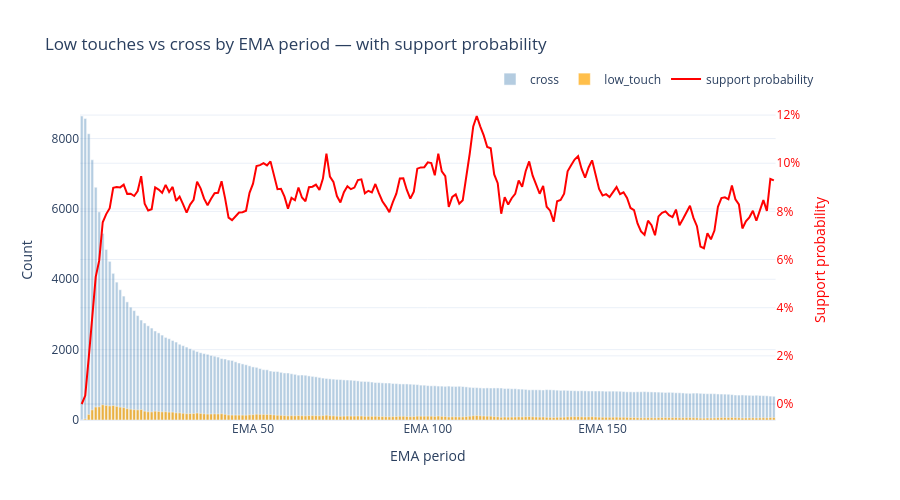

The code cell stored with this chart in its notebook:
### Markdown cell above
Visualization of how often each EMA was touched vs crossed by candle Lows, plus their ratio.

Plots low_touch and cross as overlapping bars across all EMA periods, \
with the touch/cross ratio drawn as a red line on a secondary axis. \
Allows to see raw activity and the resistance ratio on one chart.

Result: a dual-axis chart
- bars for the raw counts
- a red line for the ratio

### Code cell
ratio = result["low_touch"] / (result["low_touch"] + result["cross"]).replace(0, np.nan)

fig = make_subplots(specs=[[{"secondary_y": True}]])

fig.add_trace(
    go.Bar(x=result["ema"], y=result["cross"], name="cross",
           marker_color="steelblue", opacity=0.4),
    secondary_y=False,
)
fig.add_trace(
    go.Bar(x=result["ema"], y=result["low_touch"], name="low_touch",
           marker_color="orange", opacity=0.7),
    secondary_y=False,
)
fig.add_trace(
    go.Scatter(x=result["ema"], y=ratio, name="support probability",
               mode="lines", line=dict(color="red", width=2),
               hovertemplate="%{y:.1%}"),
    secondary_y=True,
)

fig.update_layout(
    title="Low touches vs cross by EMA period — with support probability",
    barmode="overlay",
    template="plotly_white",
    height=500,
    hovermode="x unified",
    hoverlabel=dict(namelength=-1),
    legend=dict(orientation="h", yanchor="bottom", y=1.02, xanchor="right", x=1),
)
fig.update_xaxes(title_text="EMA period", tickprefix="EMA ")
fig.update_yaxes(title_text="Count", secondary_y=False)
fig.update_yaxes(title_text="Support probability", secondary_y=True, color="red", tickformat=".0%")

fig.show()

### Figure 1 — Plotly figure (JSON) as saved in the notebook; plotly's stock layout.template omitted (floating-point values rounded to 4 significant figures; data arrays with more than 128 entries replaced by an {"elided": "..."} marker saying what was removed)
{"data": [{"marker": {"color": "steelblue"}, "name": "cross", "opacity": 0.4, "type": "bar", "x": {"elided": "199 int values"}, "xaxis": "x", "y": {"elided": "199 int values"}, "yaxis": "y"}, {"marker": {"color": "orange"}, "name": "low_touch", "opacity": 0.7, "type": "bar", "x": {"elided": "199 int values"}, "xaxis": "x", "y": {"elided": "199 int values"}, "yaxis": "y"}, {"hovertemplate": "%{y:.1%}", "line": {"color": "red", "width": 2}, "mode": "lines", "name": "support probability", "type": "scatter", "x": {"elided": "199 int values"}, "xaxis": "x", "y": {"elided": "199 float values"}, "yaxis": "y2"}], "layout": {"barmode": "overlay", "height": 500, "hoverlabel": {"namelength": -1}, "hovermode": "x unified", "legend": {"orientation": "h", "x": 1, "xanchor": "right", "y": 1.02, "yanchor": "bottom"}, "title": {"text": "Low touches vs cross by EMA period — with support probability"}, "xaxis": {"anchor": "y", "domain": [0, 0.94], "tickprefix": "EMA ", "title": {"text": "EMA period"}}, "yaxis": {"anchor": "x", "domain": [0, 1], "title": {"text": "Count"}}, "yaxis2": {"anchor": "x", "color": "red", "overlaying": "y", "side": "right", "tickformat": ".0%", "title": {"text": "Support probability"}}}}
